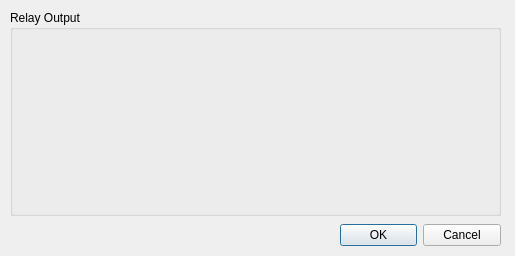
<?xml version="1.0" encoding="UTF-8"?>
<ui version="4.0">
 <class>QIoExpendSettingDialog</class>
 <widget class="QDialog" name="QIoExpendSettingDialog">
  <property name="geometry">
   <rect>
    <x>0</x>
    <y>0</y>
    <width>515</width>
    <height>256</height>
   </rect>
  </property>
  <property name="windowTitle">
   <string>Dialog</string>
  </property>
  <widget class="QDialogButtonBox" name="buttonBox">
   <property name="geometry">
    <rect>
     <x>340</x>
     <y>220</y>
     <width>161</width>
     <height>31</height>
    </rect>
   </property>
   <property name="orientation">
    <enum>Qt::Horizontal</enum>
   </property>
   <property name="standardButtons">
    <set>QDialogButtonBox::Cancel|QDialogButtonBox::Ok</set>
   </property>
  </widget>
  <widget class="QGroupBox" name="groupBoxIoButtons">
   <property name="geometry">
    <rect>
     <x>10</x>
     <y>10</y>
     <width>491</width>
     <height>206</height>
    </rect>
   </property>
   <property name="title">
    <string>Relay Output</string>
   </property>
  </widget>
 </widget>
 <resources/>
 <connections>
  <connection>
   <sender>buttonBox</sender>
   <signal>accepted()</signal>
   <receiver>QIoExpendSettingDialog</receiver>
   <slot>accept()</slot>
   <hints>
    <hint type="sourcelabel">
     <x>248</x>
     <y>254</y>
    </hint>
    <hint type="destinationlabel">
     <x>157</x>
     <y>274</y>
    </hint>
   </hints>
  </connection>
  <connection>
   <sender>buttonBox</sender>
   <signal>rejected()</signal>
   <receiver>QIoExpendSettingDialog</receiver>
   <slot>reject()</slot>
   <hints>
    <hint type="sourcelabel">
     <x>316</x>
     <y>260</y>
    </hint>
    <hint type="destinationlabel">
     <x>286</x>
     <y>274</y>
    </hint>
   </hints>
  </connection>
 </connections>
</ui>
